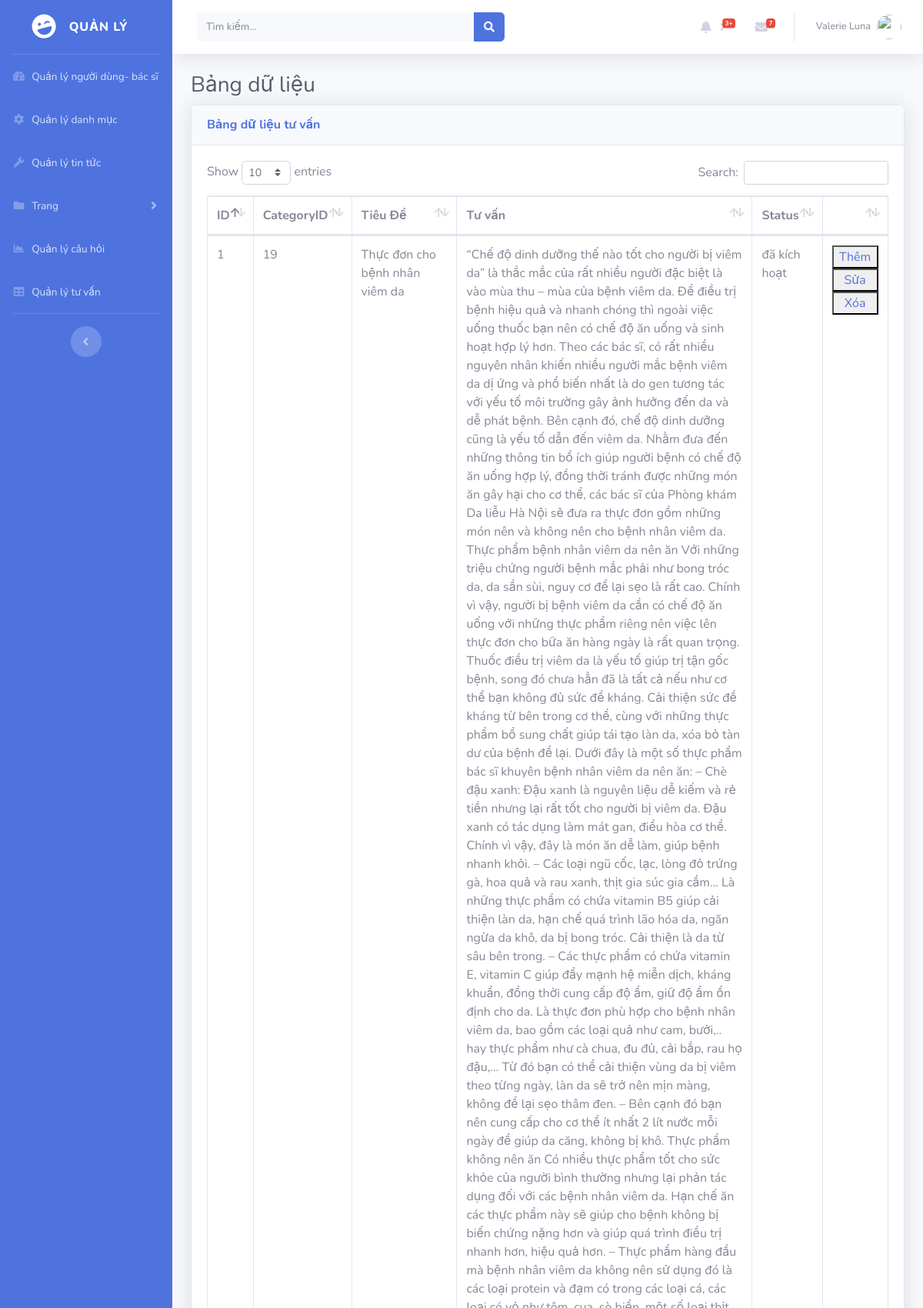
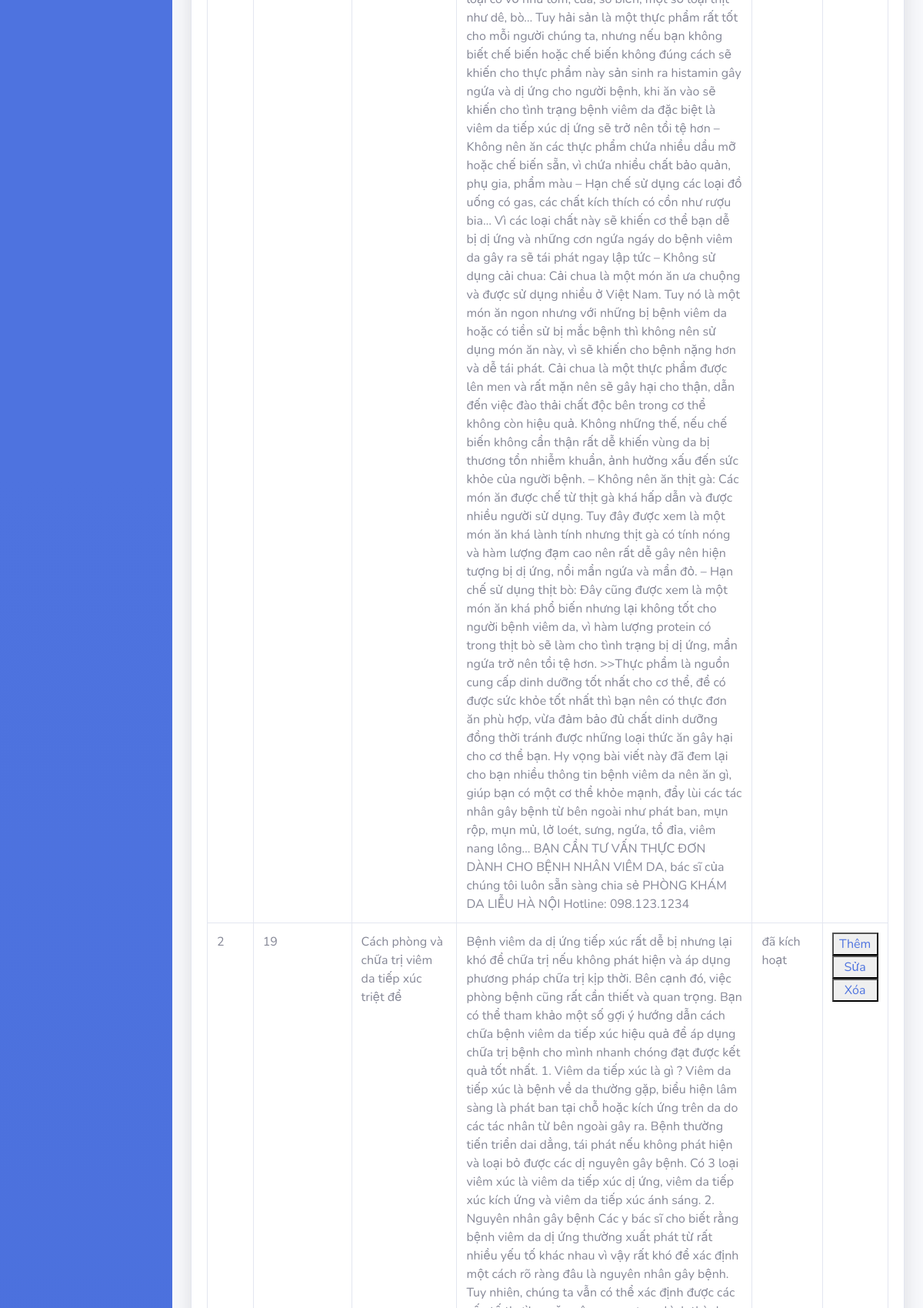
The page /tables_benh.php (upper part) on the database its author committed (2 pictures, top to bottom).
### tables this page shows
CREATE TABLE `tuvan` (
  `id` int(11) NOT NULL,
  `category_id` int(11) DEFAULT NULL,
  `title` text NOT NULL,
  `TuVan` text NOT NULL,
  `topic` smallint(3) DEFAULT NULL,
  `climate` smallint(6) DEFAULT NULL,
  `patience` smallint(6) DEFAULT NULL,
  `status` smallint(1) NOT NULL DEFAULT 1
);

### tables_benh.php (the view, shortened to what this page needs)
<!DOCTYPE html>
<html lang="en">
<head>
  <link href="vendor/fontawesome-free/css/all.min.css" rel="stylesheet" type="text/css">
  <link href="css/sb-admin-2.min.css" rel="stylesheet">
  <link href="vendor/datatables/dataTables.bootstrap4.min.css" rel="stylesheet">
</head>
<?php
    $conn = connectsql();
    $sql = "SELECT * FROM tuvan ORDER BY category_id";
    $query = mysqli_query($conn,$sql);
 ?>
<body id="page-top">
  <div id="wrapper">
    <ul class="navbar-nav bg-gradient-primary sidebar sidebar-dark accordion" id="accordionSidebar">
      <a class="sidebar-brand d-flex align-items-center justify-content-center" href="index.php">
        <div class="sidebar-brand-icon rotate-n-15">
          <i class="fas fa-laugh-wink"></i>
        </div>
        <div class="sidebar-brand-text mx-3">Quản lý <sup></sup></div>
      </a>
      <hr class="sidebar-divider my-0">
      <li class="nav-item">
        <a class="nav-link" href="tables.php">
          <i class="fas fa-fw fa-tachometer-alt"></i>
         <span>Quản lý người dùng- bác sĩ</span></a>
      </li>
       <li class="nav-item">
        <a class="nav-link collapsed" href="tables_danhmuc.php" >
          <i class="fas fa-fw fa-cog"></i>
          <span>Quản lý danh mục</span>
        </a>
      </li>
      <li class="nav-item">
        <a class="nav-link collapsed" href="tables_tintuc.php">
          <i class="fas fa-fw fa-wrench"></i>
          <span>Quản lý tin tức</span>
        </a>
      </li>
      <li class="nav-item">
        <a class="nav-link collapsed" href="#" data-toggle="collapse" data-target="#collapsePages" aria-expanded="true" aria-controls="collapsePages">
          <i class="fas fa-fw fa-folder"></i>
          <span>Trang</span>
        </a>
      </li>
      <li class="nav-item">
        <a class="nav-link" href="tables_cauhoi.php">
          <i class="fas fa-fw fa-chart-area"></i>
          <span>Quản lý câu hỏi</span></a>
      </li>
      <li class="nav-item">
        <a class="nav-link" href="tables_benh.php">
          <i class="fas fa-fw fa-table"></i>
          <span>Quản lý tư vấn</span></a>
      </li>
      <hr class="sidebar-divider d-none d-md-block">
      <div class="text-center d-none d-md-inline">
        <button class="rounded-circle border-0" id="sidebarToggle"></button>
      </div>
    </ul>
    <div id="content-wrapper" class="d-flex flex-column">
      <div id="content">
        <nav class="navbar navbar-expand navbar-light bg-white topbar mb-4 static-top shadow">
          <form class="d-none d-sm-inline-block form-inline mr-auto ml-md-3 my-2 my-md-0 mw-100 navbar-search">
            <div class="input-group">
              <input type="text" class="form-control bg-light border-0 small" placeholder="Tìm kiếm..." aria-label="Search" aria-describedby="basic-addon2">
              <div class="input-group-append">
                <button class="btn btn-primary" type="button">
                  <i class="fas fa-search fa-sm"></i>
                </button>
              </div>
            </div>
          </form>
          <ul class="navbar-nav ml-auto">
            <li class="nav-item dropdown no-ar mx-1">
              <a class="nav-link dropdown-toggle" href="#" id="alertsDropdown" role="button" data-toggle="dropdown" aria-haspopup="true" aria-expanded="false">
                <i class="fas fa-bell fa-fw"></i>
                <span class="badge badge-danger badge-counter">3+</span>
              </a>
            </li>
            <li class="nav-item dropdown no-arrow mx-1">
              <a class="nav-link dropdown-toggle" href="#" id="messagesDropdown" role="button" data-toggle="dropdown" aria-haspopup="true" aria-expanded="false">
                <i class="fas fa-envelope fa-fw"></i>
                <span class="badge badge-danger badge-counter">7</span>
              </a>
            </li>
            <li class="nav-item dropdown no-arrow">
              <a class="nav-link dropdown-toggle" href="#" id="userDropdown" role="button" data-toggle="dropdown" aria-haspopup="true" aria-expanded="false">
                <span class="mr-2 d-none d-lg-inline text-gray-600 small">Valerie Luna</span>
                <img class="img-profile rounded-circle" src="https://source.unsplash.com/QAB-WJcbgJk/60x60">
              </a>
            </li>
          </ul>
        </nav>
        <div class="container-fluid">
          <h1 class="h3 mb-2 text-gray-800">Bảng dữ liệu</h1>
          <div class="card shadow mb-4">
            <div class="card-header py-3">
              <h6 class="m-0 font-weight-bold text-primary">Bảng dữ liệu tư vấn</h6>
            </div>
            <div class="card-body">
              <div class="table-responsive">
                <table class="table table-bordered" id="dataTable" width="100%" cellspacing="0">
                  <thead>
                    <tr>
                      <th>ID</th>
                      <th>CategoryID</th>
                      <th>Tiêu Đề</th>
                      <th>Tư vấn</th>
                      <th>Status</th>
                      <th></th>
                    </tr>
                  </thead>
                   <?php while ($row = mysqli_fetch_array($query)) {?>
                      <tr>
                         <td><?php echo $row['id'];?></td>
                        <td><?php echo $row['category_id'];?></td>
                        <td><?php echo $row['title'];?></td>
                        <td><?php echo $row['TuVan'];?></td>
                        <td><?php $status= $row['status']; if($status==0) echo "Chưa kích hoạt";
                        else echo "đã kích hoạt";?></td>
                         <td>
                          <button type="submit" style="width: 60px;"><a href="add_update_Hospi.php">Thêm</a></button>
                          <button type="submit" style="width: 60px;"><a href="update_Hospi.php">Sửa </a></button>
                          <button type="submit" style="width: 60px;"><a href="delete_Hospi.php">Xóa </a></button>
                        </td>
                      </tr>
                  <?php } mysqli_close($conn);?>
                </table>
              </div>
            </div>
          </div>
        </div>
      </div>
    </div>
  </div>
</body>
</html>

### rows shown on the page
tuvan: id "1", category "19", title "Thực đơn cho bệnh nhân viêm da", TuVan "“Chế độ dinh dưỡng thế nào tốt cho người bị viêm da” là thắc mắc của rất nhiều người đặc biệt là vào mùa thu – mùa của bệnh viêm da. Để điều trị bệnh hiệu quả và nhanh chóng thì ngoài việc uống thuốc bạn nên có chế độ ăn uống và sinh hoạt hợp lý hơn. Theo các bác sĩ, có rất nhiều nguyên nhân khiến nhiều người mắc bệnh viêm da dị ứng và phổ biến nhất là do gen tương tác với yếu tố môi trường gây ảnh hưởng đến da và dễ phát bệnh. Bên cạnh đó, chế độ dinh dưỡng cũng là yếu tố dẫn đến viêm da. Nhằm đưa đến những thông tin bổ ích giúp người bệnh có chế độ ăn uống hợp lý, đồng thời tránh được những món ăn gây hại cho cơ thể, các bác sĩ của Phòng khám Da liễu Hà Nội sẽ đưa ra thực đơn gồm những…", status "đã kích hoạt"
tuvan: id "2", category "19", title "Cách phòng và chữa trị viêm da tiếp xúc triệt để", status "đã kích hoạt"
